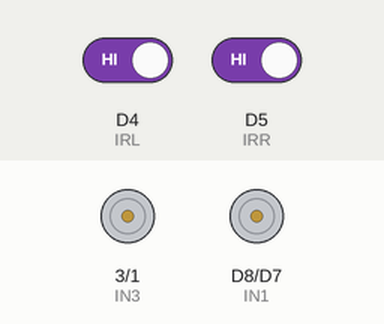
The sketch below on a simulated ESP8266 (NodeMCU). Parts: motor-driver pin pairs drawn as motors (green arrow = first pin HIGH = forward, orange = second pin HIGH = backward, longer = more drive). The test bench sets the inputs (shaded band); at power-on: D4 (IRL) HIGH, D5 (IRR) HIGH.

Above: at 1.2 s.
1.3 s: D4 (IRL) driven LOW
At 2.5 s:
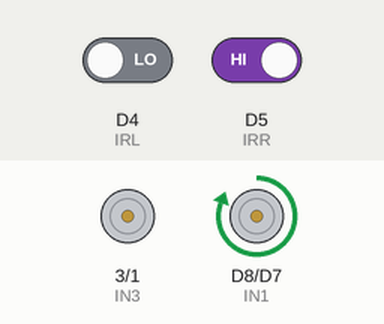
2.8 s: D5 (IRR) driven LOW
At 3.9 s:
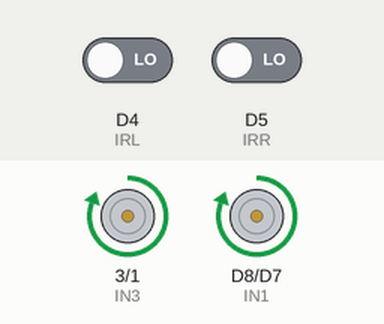
Timing chart, 0 to 5.8 s (numbered marks = the images above; inputs shaded):
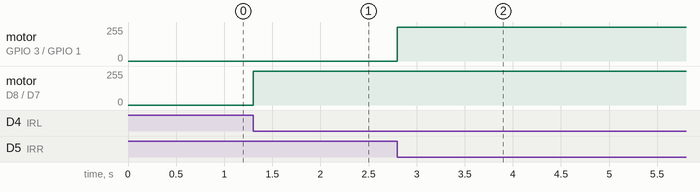

The sketch:

Micromouse_Line_Follower.ino
```cpp
#define IN4 D10
#define IN3 D9
#define IN1 D8
#define IN2 D7
#define IRL D4
#define IRR D5
int IRLV = 0;
int IRRV = 0;


void forward() {
digitalWrite(IN1, HIGH);
digitalWrite(IN2, LOW);
digitalWrite(IN3, HIGH);
digitalWrite(IN4, LOW);
}

void left() {
digitalWrite(IN3, HIGH);
digitalWrite(IN4, LOW);
}

void right() {
digitalWrite(IN1, HIGH);
digitalWrite(IN2, LOW);
}

void rstop() {
digitalWrite(IN1, LOW);
digitalWrite(IN2, LOW);
digitalWrite(IN3, LOW);
digitalWrite(IN4, LOW);
}


void setup() {
pinMode(IN1, OUTPUT);
pinMode(IN2, OUTPUT);
pinMode(IN3, OUTPUT);
pinMode(IN4, OUTPUT);
pinMode(IRL, INPUT);
pinMode(IRR, INPUT);
Serial.begin(9600);
}


void loop() {
IRLV = digitalRead(IRL);
IRRV = digitalRead(IRR);

if(digitalRead(IRL) == 0 && digitalRead(IRR) == 0){
  forward();
  }
if(digitalRead(IRL) == 1 && digitalRead(IRR) == 0){
  left();
  }
if(digitalRead(IRL) == 0 && digitalRead(IRR) == 1){
  right();
  }
if(digitalRead(IRL) == 1 && digitalRead(IRR) == 1){
  rstop();
  }

}
```

Measured:
- after the input at 1.3 s, motor on D8 (IN1) / D7 (IN2): stopped → forward 255/255 at once
- after the input at 2.8 s, motor on GPIO 3 (IN3) / GPIO 1 (IN4): stopped → forward 255/255 at once
